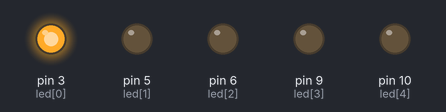
A sketch run on a simulated Arduino Nano, built with avr-gcc and run on an emulated ATmega328P. Parts: output pins drawn as LEDs (lit = HIGH).

Above: at 0.1 s.
At 2.1 s:
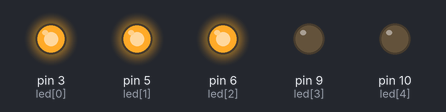
At 5.1 s:
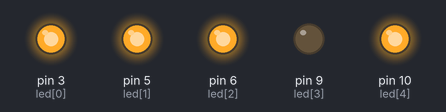
At 15.1 s:
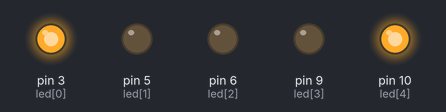
At 25.1 s:
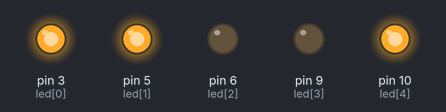
At 35.1 s:
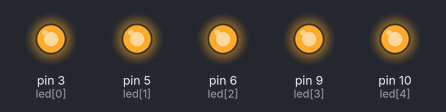
Timing chart, 0 to 40.0 s (numbered marks = the images above):
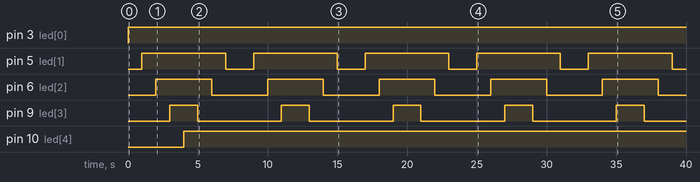

Measured:
- by itself, pin 3 (led[0]): LOW → HIGH at 0.00 s
- by itself, pin 5 (led[1]): alternates HIGH for 6.0 s and LOW for 2.0 s
- by itself, pin 6 (led[2]): alternates HIGH for 4.0 s and LOW for 4.0 s
- by itself, pin 9 (led[3]): alternates HIGH for 2.0 s and LOW for 6.0 s
- by itself, pin 10 (led[4]): LOW → HIGH at 4.0 s

The sketch:

rolling_led_backandforth.ino
```cpp
/*
 ROLLING LED.

  circuito constituido por cinco Leds, 5 Resistencias de 220 ohms cada una, cables,
  placa Arduino nano y protoboard.


  5 LEDS 5 ESTADOS se enciende y después se apaga una led por segundo en orden

  Enara Agirrezabala
  Oinarria: Blink ariketa.

*/

// Definimos las variables que vayamos a utilizar
int i;  //contador para cada posición de led en el array
int k; //contador para hacer el rolling a la inversa.
int led [] = {3, 5, 6, 9, 10};//Definimos el array que contiene los números de
                              // vayamos a colocar nuestros leds, en este caso, pin 3,5,6,9,10


void setup() {
  // Definimos cada pin como output. Tendremos 4 pins por lo que el contador irá de 0
  //hasta llegar a 5, ya que la primera posición dentro del array es 0 (a0,a1,a2,a3)
  // Abrir el puerto de seial.
  Serial.begin(9600);
  for (int i = 0 ; i < 5; i++) {
    pinMode(led[i], OUTPUT);
  }
}

void loop() {
  //Definimos un bucle que hará que se encienda un led por segundo. Cada valor de la
  //variable i llamara al pin que este en esa posición.
  for (int i = 0; i < 5; i++) {
      digitalWrite(led[i], true);  // Encender led
      delay(1000); //Esperar 1 segundo
    }

  //orden inverso
   for (int i = 3; i >= 1; i--) {
      digitalWrite(led[i], false);  // Encender led
      delay(1000); //Esperar 1 segundo
    }
}
```
